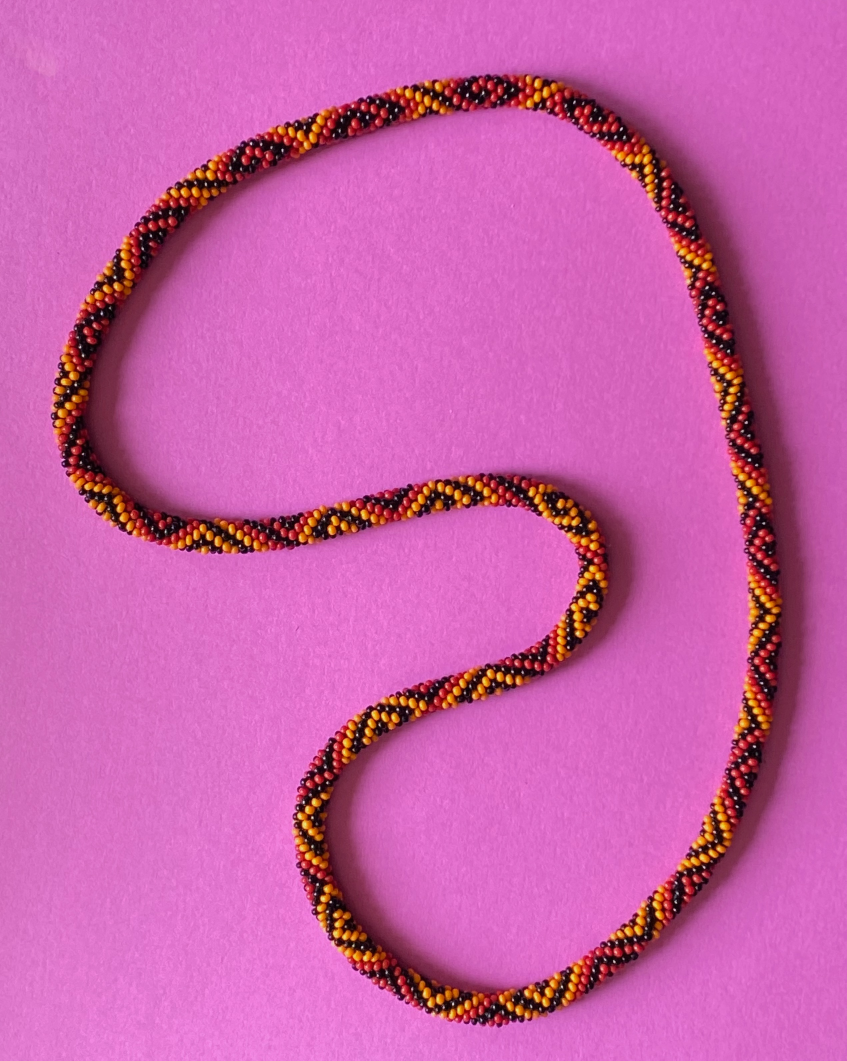
#> input picture beads-photo-2.jpg, 2540 x 3182 px (shown at 1/3 size)
$ python -i phase1.py   (imports and definitions only)
#> lines starting #> are read from the running program, lines starting #| are printed output that depends on the picture
"""Photo-only remeasurement, native support alternatives and fresh band maxima.

Inputs: photograph, preserved image-only proposals, unregistered image centerline.
No physical model, indices, pattern or historical fitted pose is imported/read.
"""
from collections import Counter
import numpy as np
from scipy import ndimage as ndi
from scipy.spatial import cKDTree
from skimage.color import rgb2hsv
from skimage.morphology import convex_hull_image, disk
from .common import ROOT, OUT, photo, read, save, sha, record, support, pixels, circular_distance, validate

# [1 line that did not run here, left out]
# [1 line that did not run here, left out]
CAP = 870
SELECTED = 'C'


def image_features(rgb):
    a = rgb.astype(np.float32)/255
    hsv = rgb2hsv(a)
#> hsv: shape (3182, 2540, 3) float32; mean of channels 0, 1, 2 0.871, 0.548, 0.82
    linear = np.where(a <= .04045, a/12.92, ((a+.055)/1.055)**2.4)
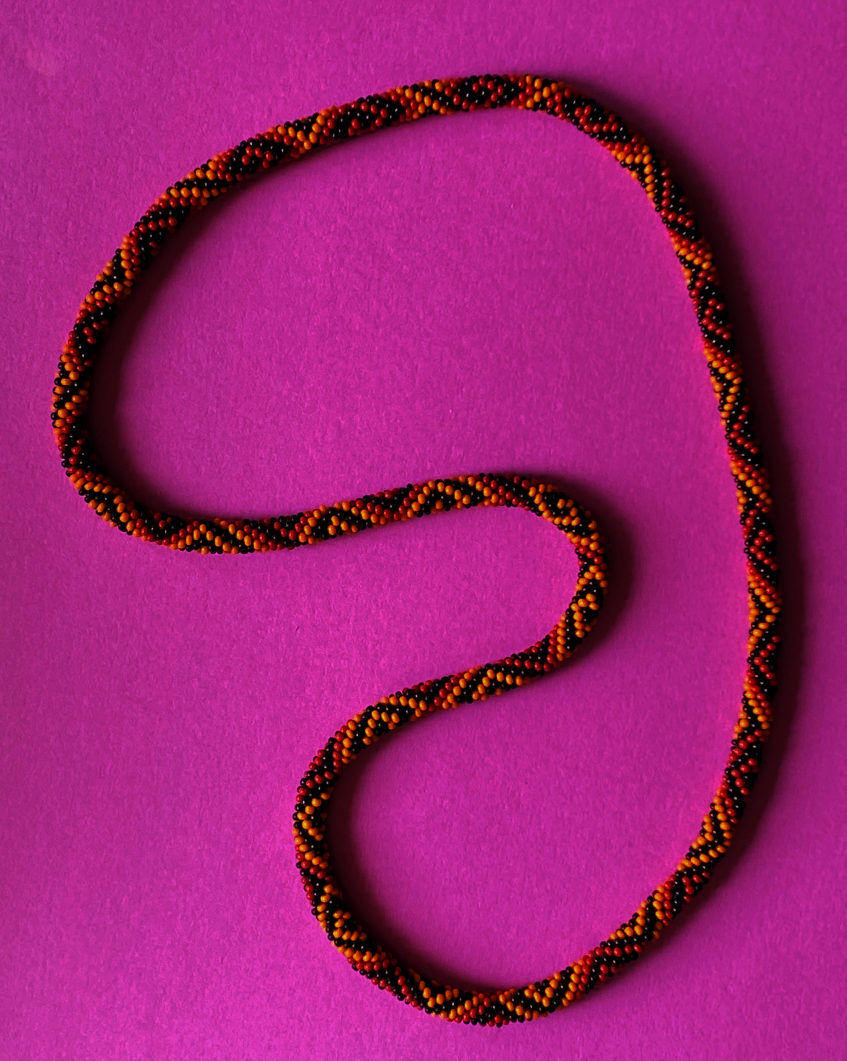
#> linear: shape (3182, 2540, 3) float32 (shown at 1/3 size); mean R, G, B 0.632, 0.129, 0.445
    lum = linear@np.array([.2126, .7152, .0722], np.float32)
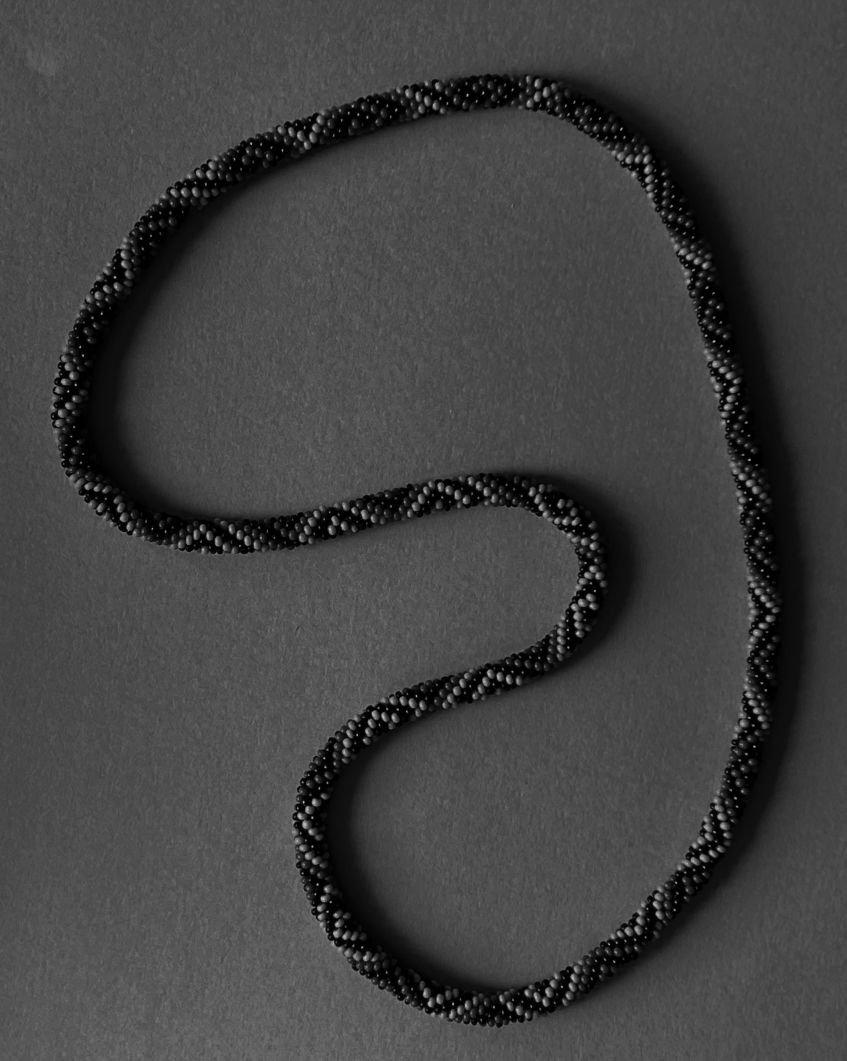
#> lum: shape (3182, 2540) float32 (shown at 1/3 size); min 0.000302, max 0.83, mean 0.26
    border = np.concatenate((hsv[:24].reshape(-1, 3), hsv[-24:].reshape(-1, 3),
                              hsv[:, :24].reshape(-1, 3), hsv[:, -24:].reshape(-1, 3)))
    angle = np.angle(np.mean(np.exp(2j*np.pi*border[border[:, 1]>.2, 0])))
#> angle = -0.836
    background_hue = float(np.degrees(angle) % 360)
#> background_hue = 312.1
    # Hue is uninformative on nearly black material. Do not erase a dark body
    # merely because its weak tinted reflection has the paper's hue.
#> (the run stopped early here; a loop or call above may not have finished)

$ run again, on beads-photo-1.jpg
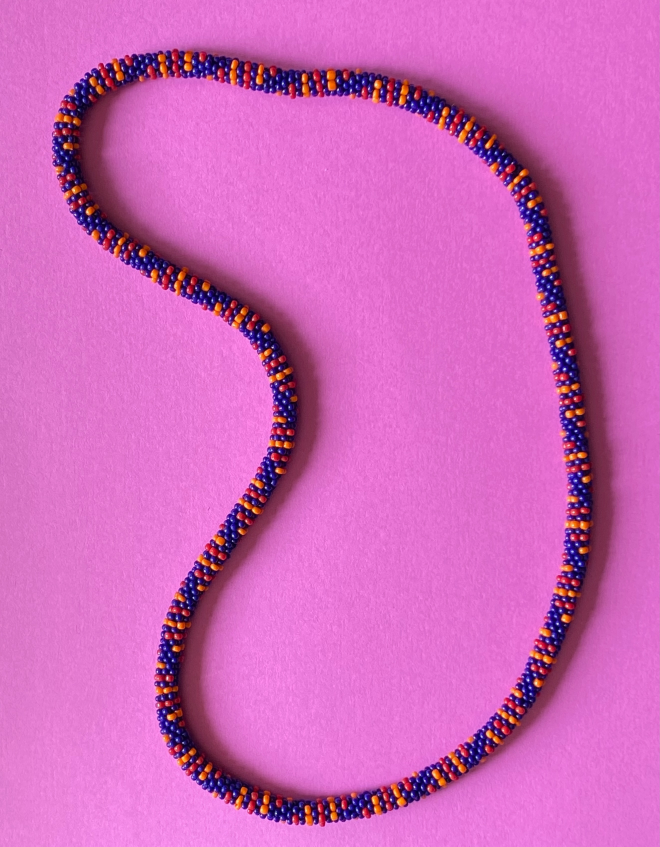
#> input picture beads-photo-1.jpg, 2639 x 3385 px (shown at 1/4 size)
#> hsv: shape (3385, 2639, 3) float32; mean of channels 0, 1, 2 0.878, 0.54, 0.863
#> in image_features, `linear = np.where(a <= .04045, a/12.92, ((a+.055)/1.055)**2.4)`:
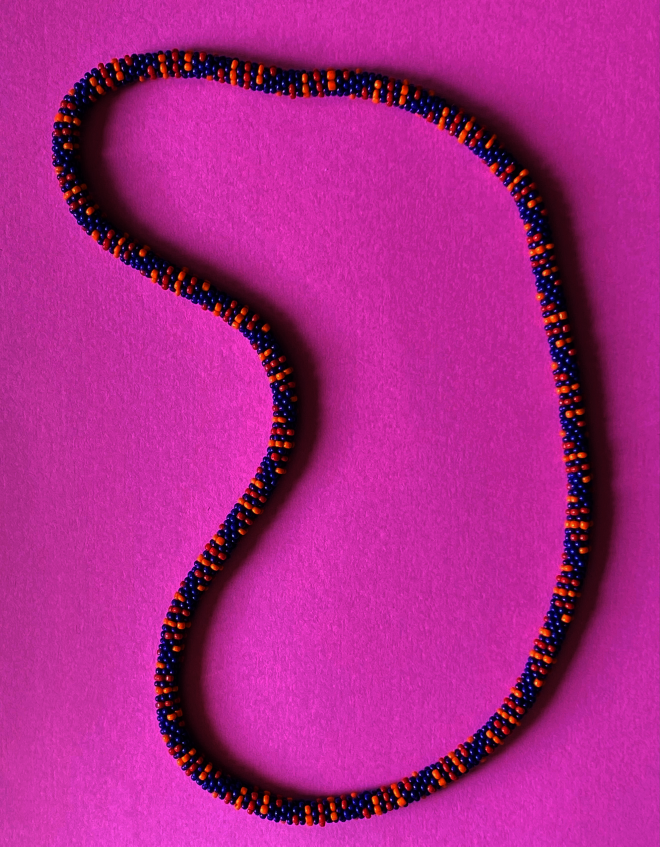
#> linear: shape (3385, 2639, 3) float32 (shown at 1/4 size); mean R, G, B 0.703, 0.15, 0.532
#> in image_features, `lum = linear@np.array([.2126, .7152, .0722], np.float32)`:
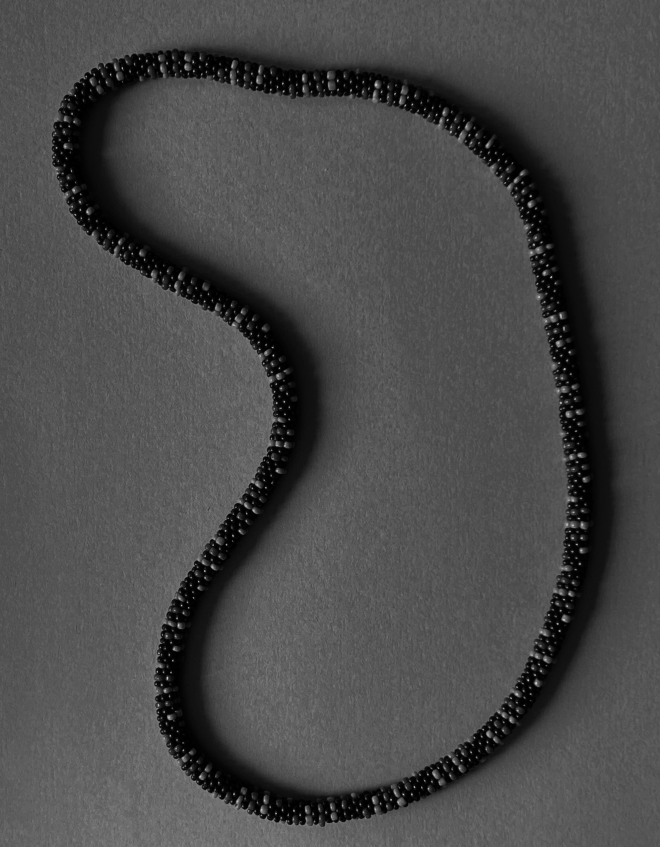
#> lum: shape (3385, 2639) float32 (shown at 1/4 size); min 0.00107, max 0.864, mean 0.291
#> angle = -0.872
#> background_hue = 310.1

$ run again, on beads-photo-10.jpg
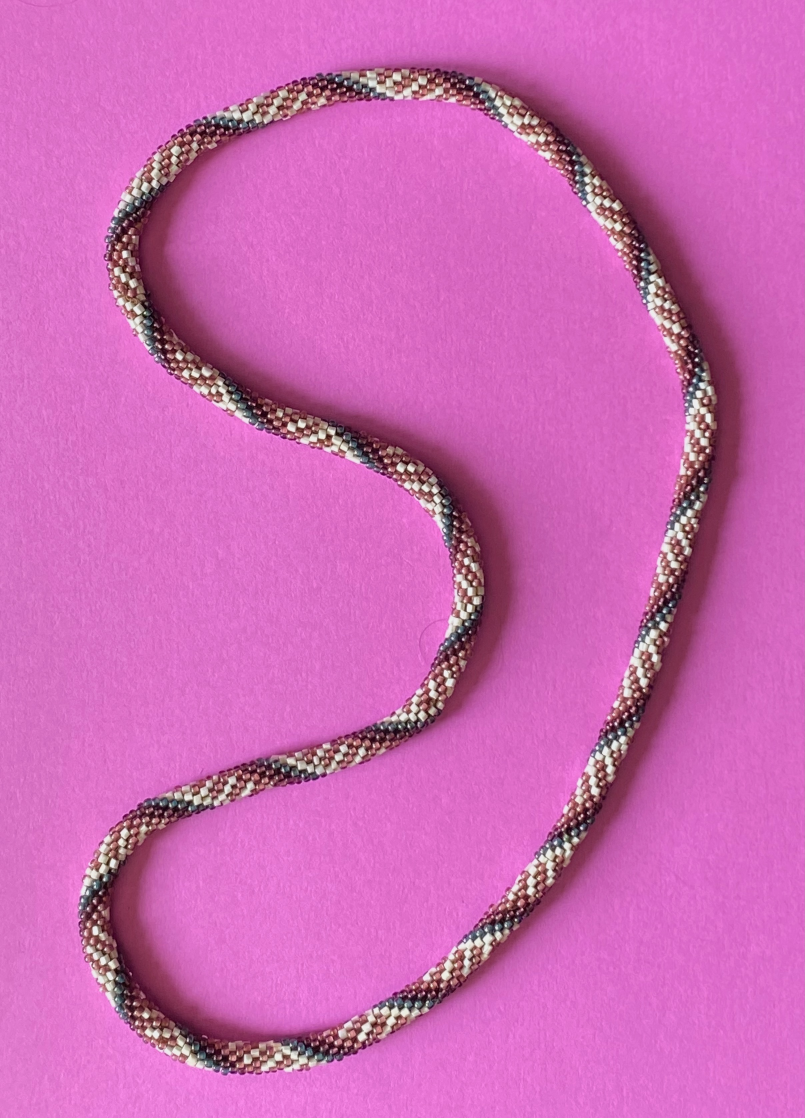
#> input picture beads-photo-10.jpg, 2415 x 3353 px (shown at 1/3 size)
#> hsv: shape (3353, 2415, 3) float32; mean of channels 0, 1, 2 0.866, 0.494, 0.829
#> in image_features, `linear = np.where(a <= .04045, a/12.92, ((a+.055)/1.055)**2.4)`:
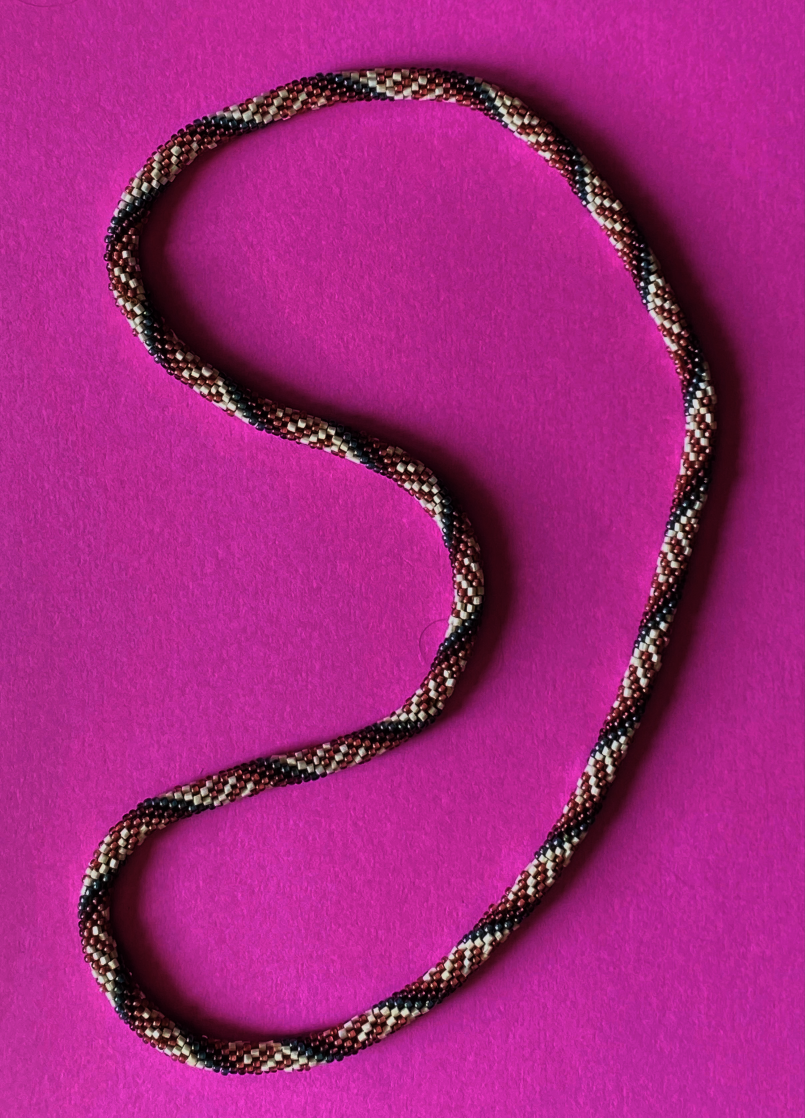
#> linear: shape (3353, 2415, 3) float32 (shown at 1/3 size); mean R, G, B 0.652, 0.149, 0.483
#> in image_features, `lum = linear@np.array([.2126, .7152, .0722], np.float32)`:
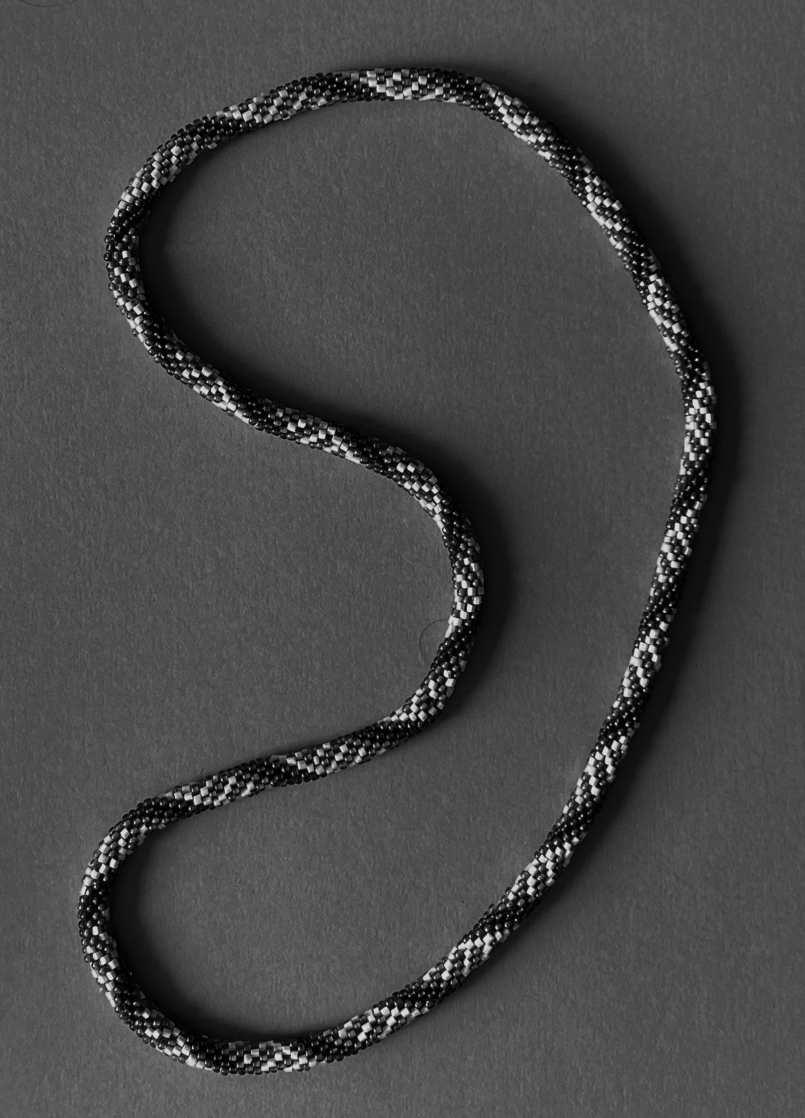
#> lum: shape (3353, 2415) float32 (shown at 1/3 size); min 0, max 0.92, mean 0.281
#> angle = -0.849
#> background_hue = 311.4
